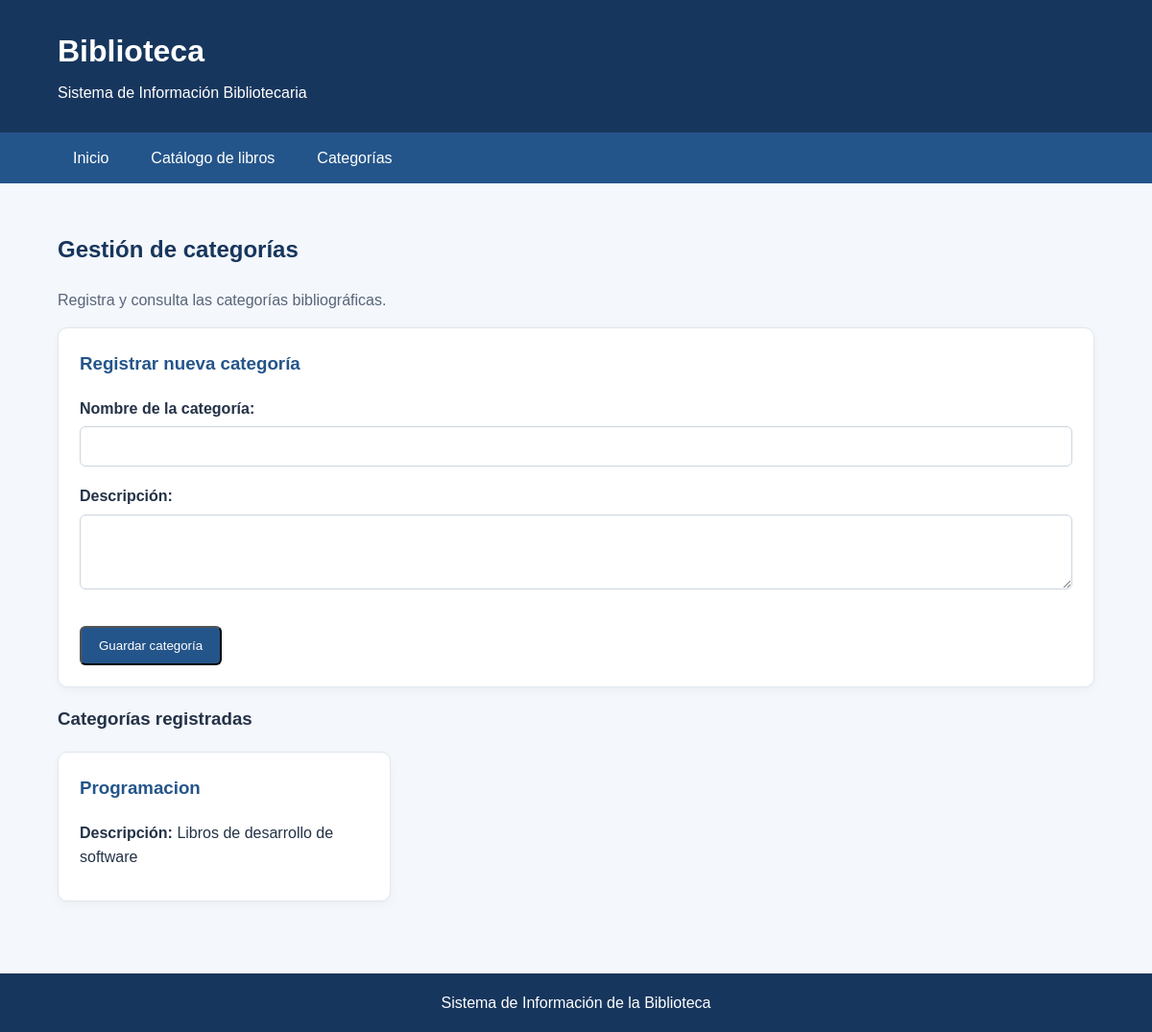
Before: /categorias/ with the older database file.
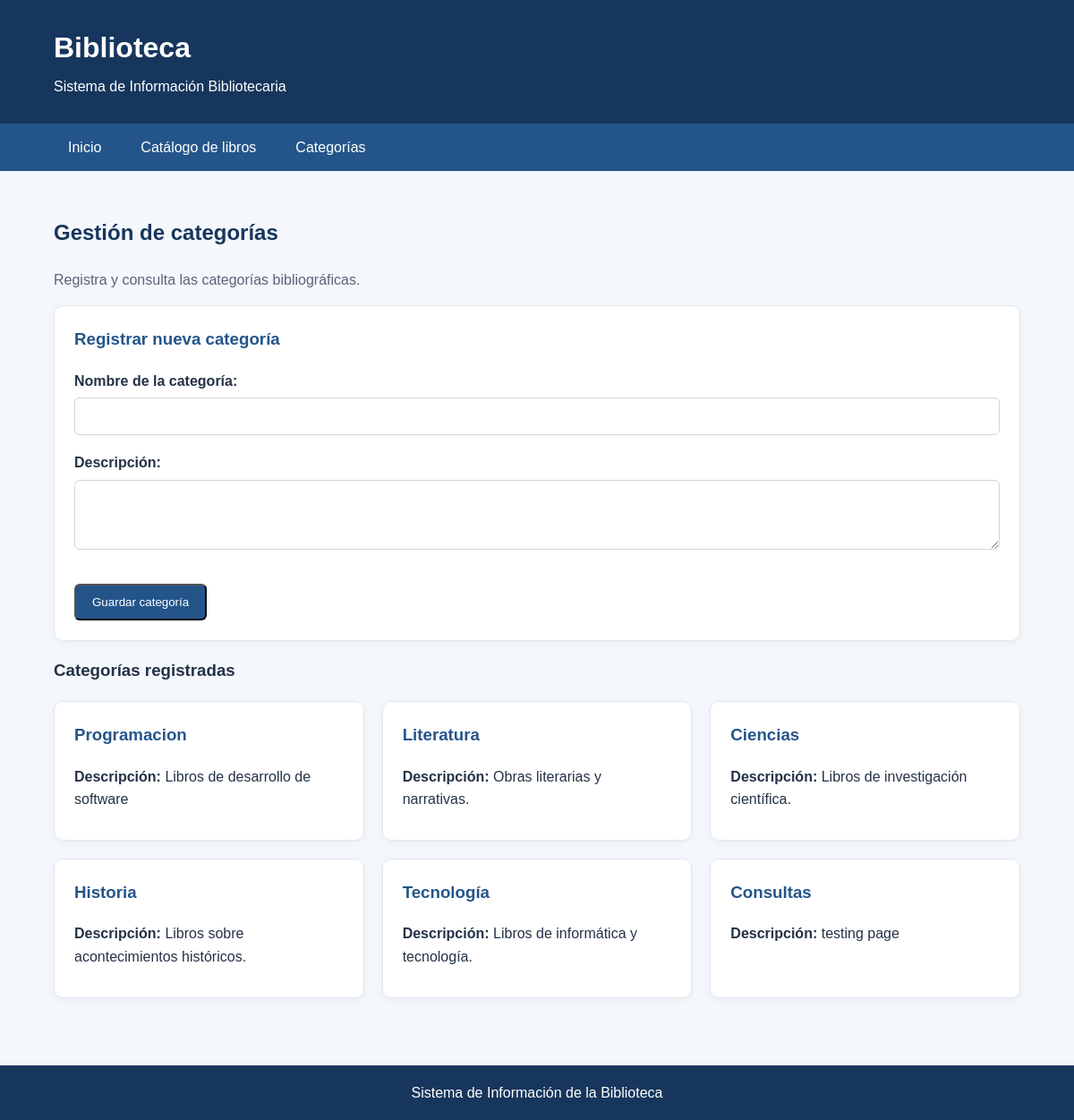
After: the same page with the newer database file.
### catalogo/models.py (models this page shows, shortened)
class Categoria(models.Model):
    id_categoria = models.AutoField(primary_key=True)
    nombre = models.CharField(max_length=100)
    descripcion = models.CharField(
        max_length=200,
        blank=True,
        null=True
    )
    class Meta:
        db_table = 'categoria'

### catalogo/views.py (the view, shortened to what this page needs)
# urls.py: path('categorias/', views.listar_categorias, name='listar_categorias'),
def listar_categorias(request):
    categorias = Categoria.objects.all()
    contexto = {
        'categorias': categorias
    }
    return render(request, 'catalogo/categorias.html', contexto)

### catalogo/templates/catalogo/categorias.html (shortened to what this page needs)
{% extends 'catalogo/base.html' %}
{% block contenido %}
<section class="seccion">
    <h2>Gestión de categorías</h2>
    <p class="descripcion">
        Registra y consulta las categorías bibliográficas.
    </p>
    <div class="tarjeta">
        <h3>Registrar nueva categoría</h3>
        <form method="POST">
            <div class="campo">
                <label for="nombre">Nombre de la categoría:</label>
                <input
                    type="text"
                    id="nombre"
                    name="nombre"
                    required
                >
            </div>
            <div class="campo">
                <label for="descripcion">Descripción:</label>
                <textarea
                    id="descripcion"
                    name="descripcion"
                    rows="3"
                ></textarea>
            </div>
            <button type="submit" class="boton">
                Guardar categoría
            </button>
        </form>
    </div>
    <h3>Categorías registradas</h3>
    {% if categorias %}
        <div class="tarjetas">
            {% for categoria in categorias %}
                <article class="tarjeta">
                    <h3>{{ categoria.nombre }}</h3>
                    <p>
                        <strong>Descripción:</strong>
                        {{ categoria.descripcion|default_if_none:"Sin descripción" }}
                    </p>
                </article>
            {% endfor %}
        </div>
    {% else %}
        <p class="mensaje-vacio">
            No hay categorías registradas.
        </p>
    {% endif %}
</section>
{% endblock %}

### catalogo/templates/catalogo/base.html (shortened to what this page needs)
{% load static %}
<!DOCTYPE html>
<html lang="es">
<head>
    <link rel="stylesheet"
          href="{% static 'catalogo/css/estilos.css' %}">
</head>
<body>
    <header class="encabezado">
        <div class="contenedor">
            <h1>Biblioteca</h1>
            <p>Sistema de Información Bibliotecaria</p>
        </div>
    </header>
    <nav class="navegacion">
        <div class="contenedor">
            <a href="{% url 'inicio' %}">Inicio</a>
            <a href="{% url 'listar_libros' %}">Catálogo de libros</a>
            <a href="{% url 'listar_categorias' %}">Categorías</a>
        </div>
    </nav>
    <main class="contenedor contenido">
        {% block contenido %}
        {% endblock %}
    </main>
    <footer class="pie">
        <div class="contenedor">
            <p>Sistema de Información de la Biblioteca</p>
        </div>
    </footer>
</body>
</html>

### catalogo/static/catalogo/css/estilos.css (style rules this page uses)
* { box-sizing: border-box; }
body { margin: 0; font-family: Arial, Helvetica, sans-serif; color: #243247; background-color: #f4f7fb; line-height: 1.6; }
.contenedor { width: 90%; max-width: 1100px; margin: 0 auto; }
.encabezado { padding: 28px 0; color: white; background-color: #17365d; }
.encabezado h1 { margin: 0; font-size: 2rem; }
.encabezado p { margin: 5px 0 0; }
.navegacion { background-color: #24558a; }
.navegacion .contenedor { display: flex; gap: 12px; flex-wrap: wrap; }
.navegacion a { display: inline-block; padding: 14px 16px; color: white; text-decoration: none; }
.contenido { min-height: 65vh; padding-top: 30px; padding-bottom: 40px; }
.seccion { margin-bottom: 35px; }
.seccion h2, .bienvenida h2 { color: #17365d; }
.descripcion { color: #596579; }
.boton { display: inline-block; margin-top: 12px; padding: 11px 18px; color: white; background-color: #24558a; border-radius: 6px; text-decoration: none; }
.tarjetas { display: grid; grid-template-columns: repeat(3, minmax(0, 1fr)); gap: 20px; }
.tarjeta { min-width: 0; padding: 22px; background-color: white; border-radius: 10px; border: 1px solid #e0e7ef; box-shadow: 0 3px 10px rgba(0, 0, 0, 0.04); overflow-wrap: anywhere; }
.tarjeta h3 { margin-top: 0; color: #24558a; }
.tarjeta p { margin-bottom: 10px; }
.pie { padding: 18px 0; color: white; background-color: #17365d; text-align: center; }
.pie p { margin: 0; }
.campo { margin-bottom: 18px; }
.campo label { display: block; margin-bottom: 6px; font-weight: bold; }
.campo input, .campo textarea { width: 100%; padding: 11px; border: 1px solid #ccd5e0; border-radius: 6px; font-family: Arial, sans-serif; font-size: 1rem; }
.campo textarea { resize: vertical; }

Changed rows visible on the page:
added Categoria: nombre "Literatura", descripcion "Obras literarias y narrativas."
added Categoria: nombre "Ciencias", descripcion "Libros de investigación científica."
added Categoria: nombre "Historia", descripcion "Libros sobre acontecimientos históricos."
added Categoria: nombre "Tecnología", descripcion "Libros de informática y tecnología."
added Categoria: nombre "Consultas", descripcion "testing page"
